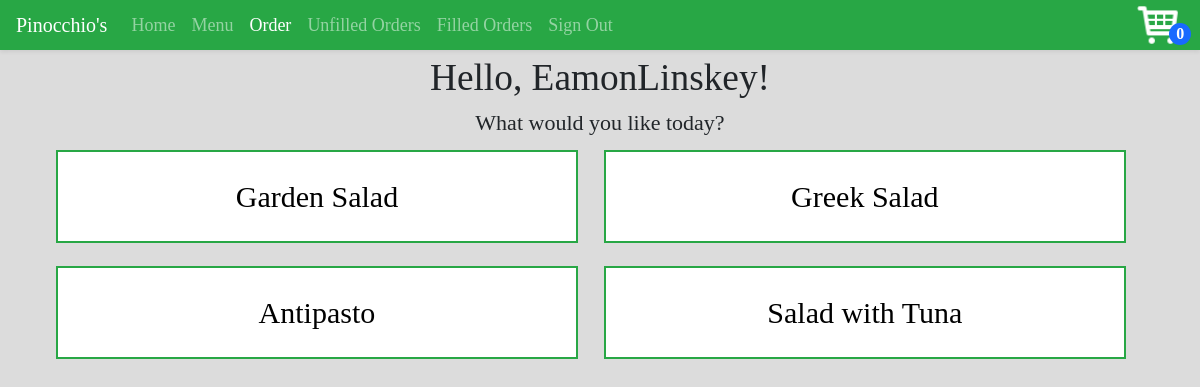
The page /orders/Salads (signed in) on the database its author committed.
### orders/models.py (models this page shows)
class Style(models.Model):
	name = models.CharField(max_length=32)
	sizeList = models.ForeignKey(SizeList, on_delete=models.CASCADE)
	legalExtras = models.ManyToManyField(Extra, blank=True)
	def __str__(self):
   		return f'{self.name}'
	def trim(self):
		return self.name.replace(" ", "")

### orders/views.py (the view)
# urls.py: path("orders/<str:food>", views.style, name="style"),
def style(request, food):
	context={ "foods": Food.objects.all().filter(name=food.title()) }
	if request.user.is_authenticated:
		return render(request, "orders/styles.html", context)
	else:
		return HttpResponseRedirect(reverse("signIn"))

### orders/models.py (called while the page is built)
	@property
	def sizes(self):
		sizes = []
		if self.small != None:
			sizes.append("Small")
		if self.large != None:
			sizes.append("Large")
		return sizes

### orders/templates/orders/styles.html (shortened to what this page needs)
{% extends "orders/base.html" %}
{% block head %}
	{% load static %}
{% endblock %}
{% block body %}
<div class="heading">Hello, {{ user.username }}!</div>
<div class="text-center greeting">What would you like today?</div>
<div class ="container">
	{% for food in foods %}
		{% for style in food.style.all %}
			<div class="food-container">
				<div class="text-center food-link">{{style}}</div>
			</div>
		{% endfor %}
	{% endfor %}
</div>
{% endblock %}

### orders/static/orders/styles/style.css (style rules this page uses)
.food-container { background-color: white; border: 2px solid #28a745; margin: 1%; width: 47%; padding: 2%; display: inline-block; }
.body { background-color: #DCDCDC; font-family: "Palatino"; }
.greeting { font-size: 22px; }
.heading { text-align: center; font-size: 28pt; }
.food-link { text-decoration: none !important; font-size: 30px; color: black; }

### rows shown on the page
Style: name "Garden Salad"
Style: name "Greek Salad"
Style: name "Antipasto"
Style: name "Salad with Tuna"

### other values the page prints
{{ user.username }} "EamonLinskey"
